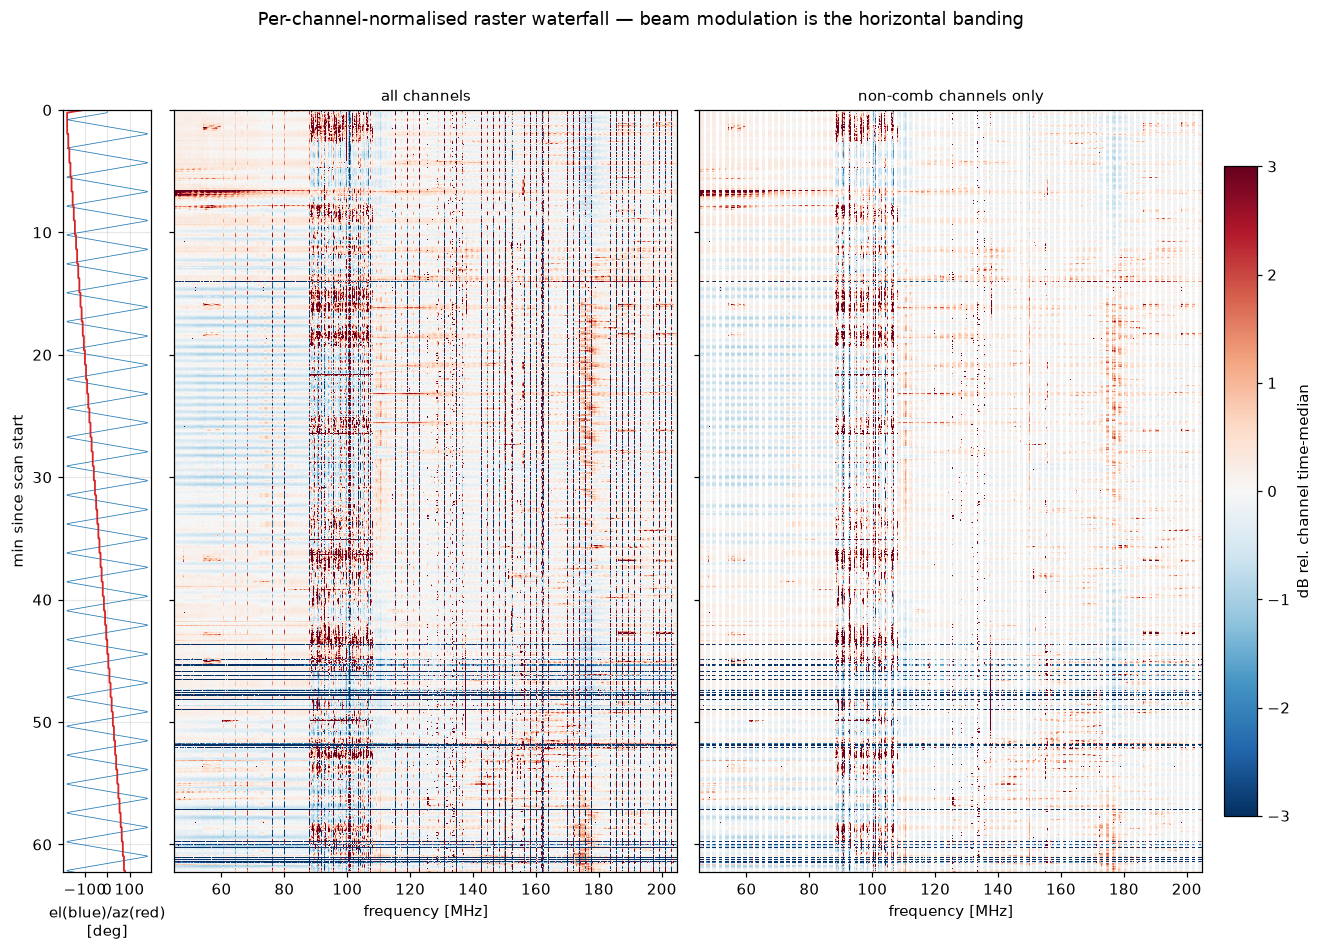

Write the Python code that produced this figure.
"""Fig 02: per-channel-normalised waterfall of the raster.
Divide every channel by its own time-median -> bandpass and gain drop out,
what is left is the beam sweeping across the sky/ground/transmitter."""
import numpy as np, matplotlib; matplotlib.use("Agg")
import matplotlib.pyplot as plt
from importlib.machinery import SourceFileLoader
C = SourceFileLoader("C","00_common.py").load_module()

z=C.load(); d,tm,el,az,fr,ch = z["d"],z["tm"],z["el"],z["az"],z["fr"],z["ch"]
tones,tones_all,contam = C.comb_masks(ch)

R = C.db(d/np.nanmedian(d,axis=0))          # dB relative to each channel's own median
band=(fr>=50)&(fr<=200)
print("normalised waterfall spread (5-95 pct), 50-200 MHz:",
      f"{np.nanpercentile(R[:,band],5):+.2f} .. {np.nanpercentile(R[:,band],95):+.2f} dB")
print("  comb tones only :",f"{np.nanpercentile(R[:,band&tones],5):+.2f} .. {np.nanpercentile(R[:,band&tones],95):+.2f} dB")
print("  non-comb only   :",f"{np.nanpercentile(R[:,band&~contam],5):+.2f} .. {np.nanpercentile(R[:,band&~contam],95):+.2f} dB")

fig=plt.figure(figsize=(14,9))
gs=fig.add_gridspec(1,3,width_ratios=[1,6,6],wspace=0.06)
a0=fig.add_subplot(gs[0]); a0.plot(el,tm,lw=0.5,c="C0"); a0.plot(az,tm,lw=1.2,c="C3")
a0.set_ylim(tm[-1],0); a0.set_xlabel("el(blue)/az(red)\n[deg]"); a0.set_ylabel("min since scan start"); a0.grid(alpha=.3)
for k,(sel,ttl) in enumerate({ "all channels":slice(None) }.items()): pass
for k,(ttl,mask) in enumerate([("all channels",np.ones_like(ch,bool)),
                               ("non-comb channels only",~contam)]):
    a=fig.add_subplot(gs[k+1],sharey=a0)
    Rm=np.where(mask[None,:],R,np.nan)
    im=a.pcolormesh(fr,tm,Rm,cmap="RdBu_r",vmin=-3,vmax=3)
    a.set_xlim(45,205); a.set_xlabel("frequency [MHz]"); a.set_title(ttl,fontsize=10)
    if k: plt.setp(a.get_yticklabels(),visible=False)
    else: plt.setp(a.get_yticklabels(),visible=False)
fig.colorbar(im,ax=fig.axes[1:],label="dB rel. channel time-median",pad=0.02,fraction=0.03)
fig.suptitle("Per-channel-normalised raster waterfall — beam modulation is the horizontal banding")
fig.savefig("02_norm_waterfall.png",dpi=110,bbox_inches="tight")
print("saved 02_norm_waterfall.png")
